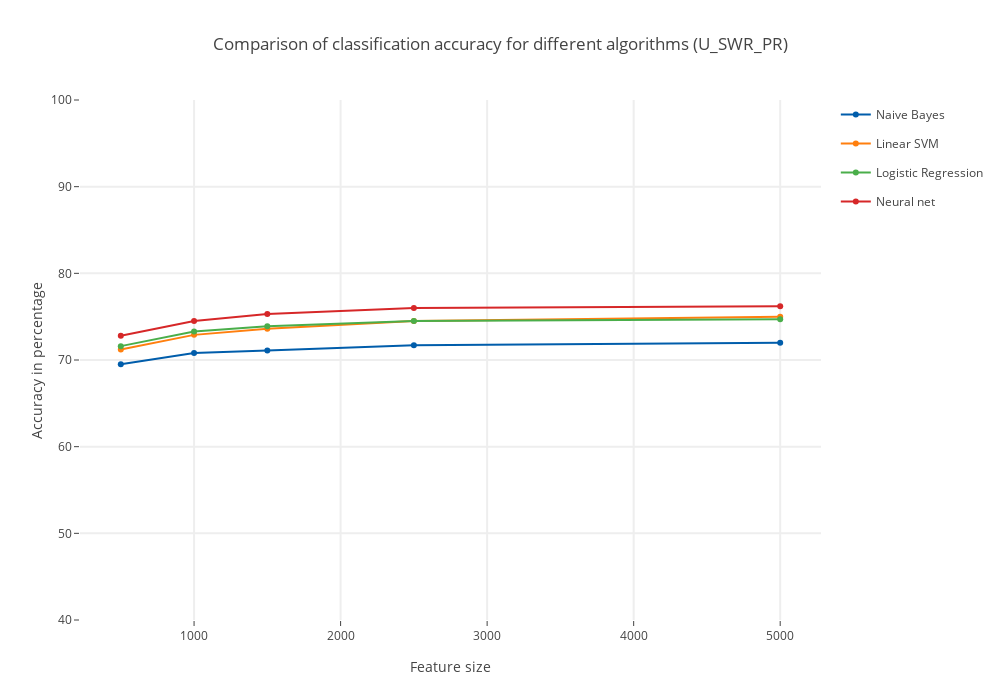

Source (notebook cell):
### Markdown cell above
#### Plots for accuracy, training time, test time and f1-score for the used classifiers

### Code cell
## PLOT THE ACCURACY
# Create traces
trace0 = Scatter(
    y = [nbdict['500'][0]*100, nbdict['1000'][0]*100, nbdict['1500'][0]*100, nbdict['2500'][0]*100, nbdict['5000'][0]*100],
    x = [500,1000,1500,2500,5000],
    mode = 'lines+markers',
    legendgroup="1",
    name = 'Naive Bayes',
    marker= {'color': 'rgb(0, 93, 171)'}
)
trace1 = Scatter(
    x = [500,1000,1500,2500,5000],
    y = [svmdict['500'][0]*100, svmdict['1000'][0]*100, svmdict['1500'][0]*100, svmdict['2500'][0]*100, svmdict['5000'][0]*100],
    mode = 'lines+markers',
    legendgroup="2",
    marker= {'color': 'rgb(255, 127, 14)'},
    name = 'Linear SVM'
)
trace2 = Scatter(
    x = [500,1000,1500,2500,5000],
    y = [lrdict['500'][0]*100, lrdict['1000'][0]*100, lrdict['1500'][0]*100, lrdict['2500'][0]*100, lrdict['5000'][0]*100],
    mode = 'lines+markers',
    name = 'Logistic Regression',
    legendgroup="3",
    marker= {'color': 'rgb(74, 174, 74)'}
)
trace3 = Scatter(
    x = [500,1000,1500,2500,5000],
    y = [mlpdict['500'][0]*100, mlpdict['1000'][0]*100, mlpdict['1500'][0]*100, mlpdict['2500'][0]*100, mlpdict['5000'][0]*100],
    mode = 'lines+markers',
    name = 'Neural net',
    legendgroup="4",
    marker= {'color': 'rgb(214, 39, 40)'}
)

layout = Layout(
    title= 'Comparison of classification accuracy for different algorithms (U_SWR_PR)',
    hovermode= 'closest',
    autosize=False,
    width=1000,
    height=700,
    xaxis= dict(
        title= 'Feature size',
        ticklen= 5,
        zeroline= False,
        gridwidth= 2,
    ),
    yaxis=dict(
        title= 'Accuracy in percentage',
        ticklen= 5,
        range=[40,100],
        gridwidth= 2
    )
)

data = [trace0, trace1, trace2, trace3]
fig = Figure(data=data, layout=layout)
iplot(fig)

### Figure 1 — Plotly figure (JSON) as saved in the notebook; plotly's stock layout.template omitted (floating-point values rounded to 4 significant figures)
{"data": [{"legendgroup": "1", "marker": {"color": "rgb(0, 93, 171)"}, "mode": "lines+markers", "name": "Naive Bayes", "type": "scatter", "x": [500, 1000, 1500, 2500, 5000], "y": [69.5, 70.8, 71.1, 71.7, 72]}, {"legendgroup": "2", "marker": {"color": "rgb(255, 127, 14)"}, "mode": "lines+markers", "name": "Linear SVM", "type": "scatter", "x": [500, 1000, 1500, 2500, 5000], "y": [71.2, 72.9, 73.6, 74.5, 75]}, {"legendgroup": "3", "marker": {"color": "rgb(74, 174, 74)"}, "mode": "lines+markers", "name": "Logistic Regression", "type": "scatter", "x": [500, 1000, 1500, 2500, 5000], "y": [71.6, 73.3, 73.9, 74.5, 74.7]}, {"legendgroup": "4", "marker": {"color": "rgb(214, 39, 40)"}, "mode": "lines+markers", "name": "Neural net", "type": "scatter", "x": [500, 1000, 1500, 2500, 5000], "y": [72.8, 74.5, 75.3, 76, 76.2]}], "layout": {"autosize": false, "height": 700, "hovermode": "closest", "title": "Comparison of classification accuracy for different algorithms (U_SWR_PR)", "width": 1000, "xaxis": {"gridwidth": 2, "ticklen": 5, "title": "Feature size", "zeroline": false}, "yaxis": {"gridwidth": 2, "range": [40, 100], "ticklen": 5, "title": "Accuracy in percentage"}}}
